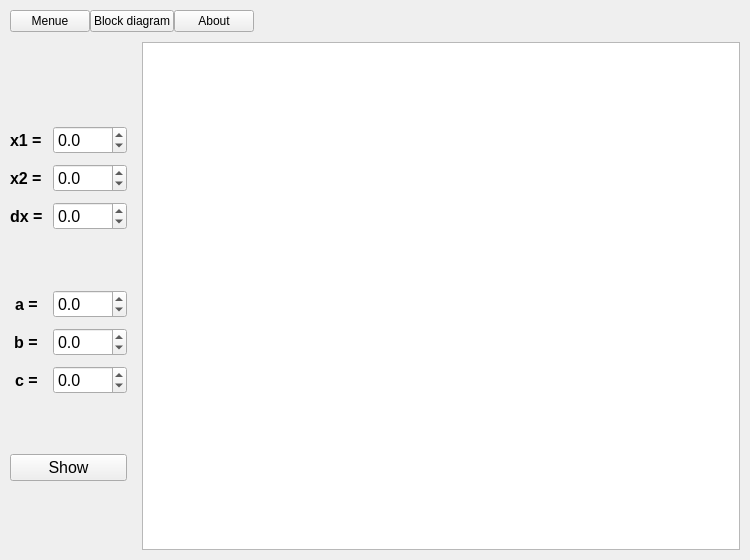
<?xml version="1.0" encoding="UTF-8"?>
<ui version="4.0">
 <class>Lab4Window</class>
 <widget class="QWidget" name="Lab4Window">
  <property name="geometry">
   <rect>
    <x>0</x>
    <y>0</y>
    <width>750</width>
    <height>560</height>
   </rect>
  </property>
  <property name="windowTitle">
   <string>Lab 4</string>
  </property>
  <layout class="QGridLayout" name="gridLayout" rowstretch="0,0">
   <property name="sizeConstraint">
    <enum>QLayout::SetMinAndMaxSize</enum>
   </property>
   <property name="leftMargin">
    <number>10</number>
   </property>
   <property name="topMargin">
    <number>10</number>
   </property>
   <property name="rightMargin">
    <number>10</number>
   </property>
   <property name="bottomMargin">
    <number>10</number>
   </property>
   <property name="horizontalSpacing">
    <number>0</number>
   </property>
   <property name="verticalSpacing">
    <number>10</number>
   </property>
   <item row="0" column="0">
    <layout class="QHBoxLayout" name="HLMenue" stretch="0,0,0,0">
     <property name="spacing">
      <number>0</number>
     </property>
     <property name="sizeConstraint">
      <enum>QLayout::SetMinimumSize</enum>
     </property>
     <item>
      <widget class="QPushButton" name="pBtnMenue">
       <property name="text">
        <string>Menue</string>
       </property>
      </widget>
     </item>
     <item>
      <widget class="QPushButton" name="pBtnBlockDiagram">
       <property name="text">
        <string>Block diagram</string>
       </property>
      </widget>
     </item>
     <item>
      <widget class="QPushButton" name="pBtnAbout">
       <property name="text">
        <string>About</string>
       </property>
      </widget>
     </item>
     <item>
      <spacer name="horizontalSpacer">
       <property name="orientation">
        <enum>Qt::Horizontal</enum>
       </property>
       <property name="sizeHint" stdset="0">
        <size>
         <width>40</width>
         <height>20</height>
        </size>
       </property>
      </spacer>
     </item>
    </layout>
   </item>
   <item row="1" column="0">
    <layout class="QGridLayout" name="GLBody" columnstretch="0,1">
     <property name="spacing">
      <number>15</number>
     </property>
     <item row="3" column="0">
      <layout class="QFormLayout" name="FLInput">
       <property name="fieldGrowthPolicy">
        <enum>QFormLayout::ExpandingFieldsGrow</enum>
       </property>
       <property name="rowWrapPolicy">
        <enum>QFormLayout::DontWrapRows</enum>
       </property>
       <property name="labelAlignment">
        <set>Qt::AlignCenter</set>
       </property>
       <property name="formAlignment">
        <set>Qt::AlignCenter</set>
       </property>
       <property name="horizontalSpacing">
        <number>10</number>
       </property>
       <property name="verticalSpacing">
        <number>10</number>
       </property>
       <item row="0" column="0">
        <widget class="QLabel" name="L_x1">
         <property name="font">
          <font>
           <pointsize>12</pointsize>
           <bold>true</bold>
          </font>
         </property>
         <property name="text">
          <string>x1 =</string>
         </property>
        </widget>
       </item>
       <item row="1" column="0">
        <widget class="QLabel" name="L_x2">
         <property name="font">
          <font>
           <pointsize>12</pointsize>
           <bold>true</bold>
          </font>
         </property>
         <property name="text">
          <string>x2 =</string>
         </property>
        </widget>
       </item>
       <item row="2" column="0">
        <widget class="QLabel" name="L_dx">
         <property name="font">
          <font>
           <pointsize>12</pointsize>
           <bold>true</bold>
          </font>
         </property>
         <property name="text">
          <string>dx =</string>
         </property>
        </widget>
       </item>
       <item row="0" column="1">
        <widget class="QDoubleSpinBox" name="DSB_x1">
         <property name="sizePolicy">
          <sizepolicy hsizetype="Maximum" vsizetype="Fixed">
           <horstretch>0</horstretch>
           <verstretch>0</verstretch>
          </sizepolicy>
         </property>
         <property name="font">
          <font>
           <pointsize>12</pointsize>
          </font>
         </property>
         <property name="decimals">
          <number>1</number>
         </property>
         <property name="minimum">
          <double>-200.000000000000000</double>
         </property>
         <property name="maximum">
          <double>200.000000000000000</double>
         </property>
         <property name="singleStep">
          <double>0.100000000000000</double>
         </property>
        </widget>
       </item>
       <item row="1" column="1">
        <widget class="QDoubleSpinBox" name="DSB_x2">
         <property name="sizePolicy">
          <sizepolicy hsizetype="Maximum" vsizetype="Fixed">
           <horstretch>0</horstretch>
           <verstretch>0</verstretch>
          </sizepolicy>
         </property>
         <property name="font">
          <font>
           <pointsize>12</pointsize>
          </font>
         </property>
         <property name="decimals">
          <number>1</number>
         </property>
         <property name="minimum">
          <double>-200.000000000000000</double>
         </property>
         <property name="maximum">
          <double>200.000000000000000</double>
         </property>
         <property name="singleStep">
          <double>0.100000000000000</double>
         </property>
        </widget>
       </item>
       <item row="2" column="1">
        <widget class="QDoubleSpinBox" name="DSB_dx">
         <property name="sizePolicy">
          <sizepolicy hsizetype="Maximum" vsizetype="Fixed">
           <horstretch>0</horstretch>
           <verstretch>0</verstretch>
          </sizepolicy>
         </property>
         <property name="font">
          <font>
           <pointsize>12</pointsize>
          </font>
         </property>
         <property name="decimals">
          <number>1</number>
         </property>
         <property name="minimum">
          <double>-200.000000000000000</double>
         </property>
         <property name="maximum">
          <double>200.000000000000000</double>
         </property>
         <property name="singleStep">
          <double>0.100000000000000</double>
         </property>
        </widget>
       </item>
       <item row="4" column="0">
        <widget class="QLabel" name="L_a">
         <property name="font">
          <font>
           <pointsize>12</pointsize>
           <bold>true</bold>
          </font>
         </property>
         <property name="text">
          <string>a =</string>
         </property>
         <property name="alignment">
          <set>Qt::AlignCenter</set>
         </property>
        </widget>
       </item>
       <item row="4" column="1">
        <widget class="QDoubleSpinBox" name="DSB_a">
         <property name="sizePolicy">
          <sizepolicy hsizetype="Maximum" vsizetype="Fixed">
           <horstretch>0</horstretch>
           <verstretch>0</verstretch>
          </sizepolicy>
         </property>
         <property name="font">
          <font>
           <pointsize>12</pointsize>
           <bold>false</bold>
          </font>
         </property>
         <property name="decimals">
          <number>1</number>
         </property>
         <property name="minimum">
          <double>-200.000000000000000</double>
         </property>
         <property name="maximum">
          <double>200.000000000000000</double>
         </property>
         <property name="singleStep">
          <double>0.100000000000000</double>
         </property>
        </widget>
       </item>
       <item row="5" column="0">
        <widget class="QLabel" name="L_b">
         <property name="font">
          <font>
           <pointsize>12</pointsize>
           <bold>true</bold>
          </font>
         </property>
         <property name="text">
          <string>b =</string>
         </property>
         <property name="alignment">
          <set>Qt::AlignCenter</set>
         </property>
        </widget>
       </item>
       <item row="5" column="1">
        <widget class="QDoubleSpinBox" name="DSB_b">
         <property name="sizePolicy">
          <sizepolicy hsizetype="Maximum" vsizetype="Fixed">
           <horstretch>0</horstretch>
           <verstretch>0</verstretch>
          </sizepolicy>
         </property>
         <property name="font">
          <font>
           <pointsize>12</pointsize>
           <bold>false</bold>
          </font>
         </property>
         <property name="decimals">
          <number>1</number>
         </property>
         <property name="minimum">
          <double>-200.000000000000000</double>
         </property>
         <property name="maximum">
          <double>200.000000000000000</double>
         </property>
         <property name="singleStep">
          <double>0.100000000000000</double>
         </property>
        </widget>
       </item>
       <item row="7" column="0">
        <widget class="QLabel" name="L_c">
         <property name="font">
          <font>
           <pointsize>12</pointsize>
           <bold>true</bold>
          </font>
         </property>
         <property name="text">
          <string>c =</string>
         </property>
        </widget>
       </item>
       <item row="7" column="1">
        <widget class="QDoubleSpinBox" name="DSB_c">
         <property name="sizePolicy">
          <sizepolicy hsizetype="Maximum" vsizetype="Fixed">
           <horstretch>0</horstretch>
           <verstretch>0</verstretch>
          </sizepolicy>
         </property>
         <property name="font">
          <font>
           <pointsize>12</pointsize>
          </font>
         </property>
         <property name="decimals">
          <number>1</number>
         </property>
         <property name="minimum">
          <double>-200.000000000000000</double>
         </property>
         <property name="singleStep">
          <double>0.100000000000000</double>
         </property>
         <property name="value">
          <double>0.000000000000000</double>
         </property>
        </widget>
       </item>
       <item row="3" column="0">
        <spacer name="verticalSpacer_4">
         <property name="orientation">
          <enum>Qt::Vertical</enum>
         </property>
         <property name="sizeType">
          <enum>QSizePolicy::Maximum</enum>
         </property>
         <property name="sizeHint" stdset="0">
          <size>
           <width>20</width>
           <height>40</height>
          </size>
         </property>
        </spacer>
       </item>
       <item row="10" column="0">
        <spacer name="verticalSpacer_2">
         <property name="orientation">
          <enum>Qt::Vertical</enum>
         </property>
         <property name="sizeType">
          <enum>QSizePolicy::Expanding</enum>
         </property>
         <property name="sizeHint" stdset="0">
          <size>
           <width>20</width>
           <height>40</height>
          </size>
         </property>
        </spacer>
       </item>
       <item row="9" column="0" colspan="2">
        <widget class="QPushButton" name="pBtnShow">
         <property name="sizePolicy">
          <sizepolicy hsizetype="Minimum" vsizetype="Minimum">
           <horstretch>0</horstretch>
           <verstretch>0</verstretch>
          </sizepolicy>
         </property>
         <property name="font">
          <font>
           <pointsize>12</pointsize>
           <bold>false</bold>
          </font>
         </property>
         <property name="text">
          <string>Show</string>
         </property>
        </widget>
       </item>
       <item row="8" column="0">
        <spacer name="verticalSpacer">
         <property name="orientation">
          <enum>Qt::Vertical</enum>
         </property>
         <property name="sizeType">
          <enum>QSizePolicy::Maximum</enum>
         </property>
         <property name="sizeHint" stdset="0">
          <size>
           <width>20</width>
           <height>40</height>
          </size>
         </property>
        </spacer>
       </item>
      </layout>
     </item>
     <item row="2" column="0">
      <spacer name="verticalSpacer_3">
       <property name="orientation">
        <enum>Qt::Vertical</enum>
       </property>
       <property name="sizeType">
        <enum>QSizePolicy::Maximum</enum>
       </property>
       <property name="sizeHint" stdset="0">
        <size>
         <width>20</width>
         <height>40</height>
        </size>
       </property>
      </spacer>
     </item>
     <item row="0" column="1" rowspan="5">
      <widget class="QTableView" name="TVOutput"/>
     </item>
     <item row="1" column="0">
      <widget class="QLabel" name="LImg">
       <property name="sizePolicy">
        <sizepolicy hsizetype="Preferred" vsizetype="Preferred">
         <horstretch>0</horstretch>
         <verstretch>0</verstretch>
        </sizepolicy>
       </property>
       <property name="text">
        <string>&lt;html&gt;&lt;head/&gt;&lt;body&gt;&lt;p&gt;&lt;img src=&quot;:/new/prefix1/Lab4Window/image/img.png&quot;/&gt;&lt;/p&gt;&lt;/body&gt;&lt;/html&gt;</string>
       </property>
       <property name="scaledContents">
        <bool>false</bool>
       </property>
      </widget>
     </item>
    </layout>
   </item>
  </layout>
 </widget>
 <resources/>
 <connections/>
</ui>
